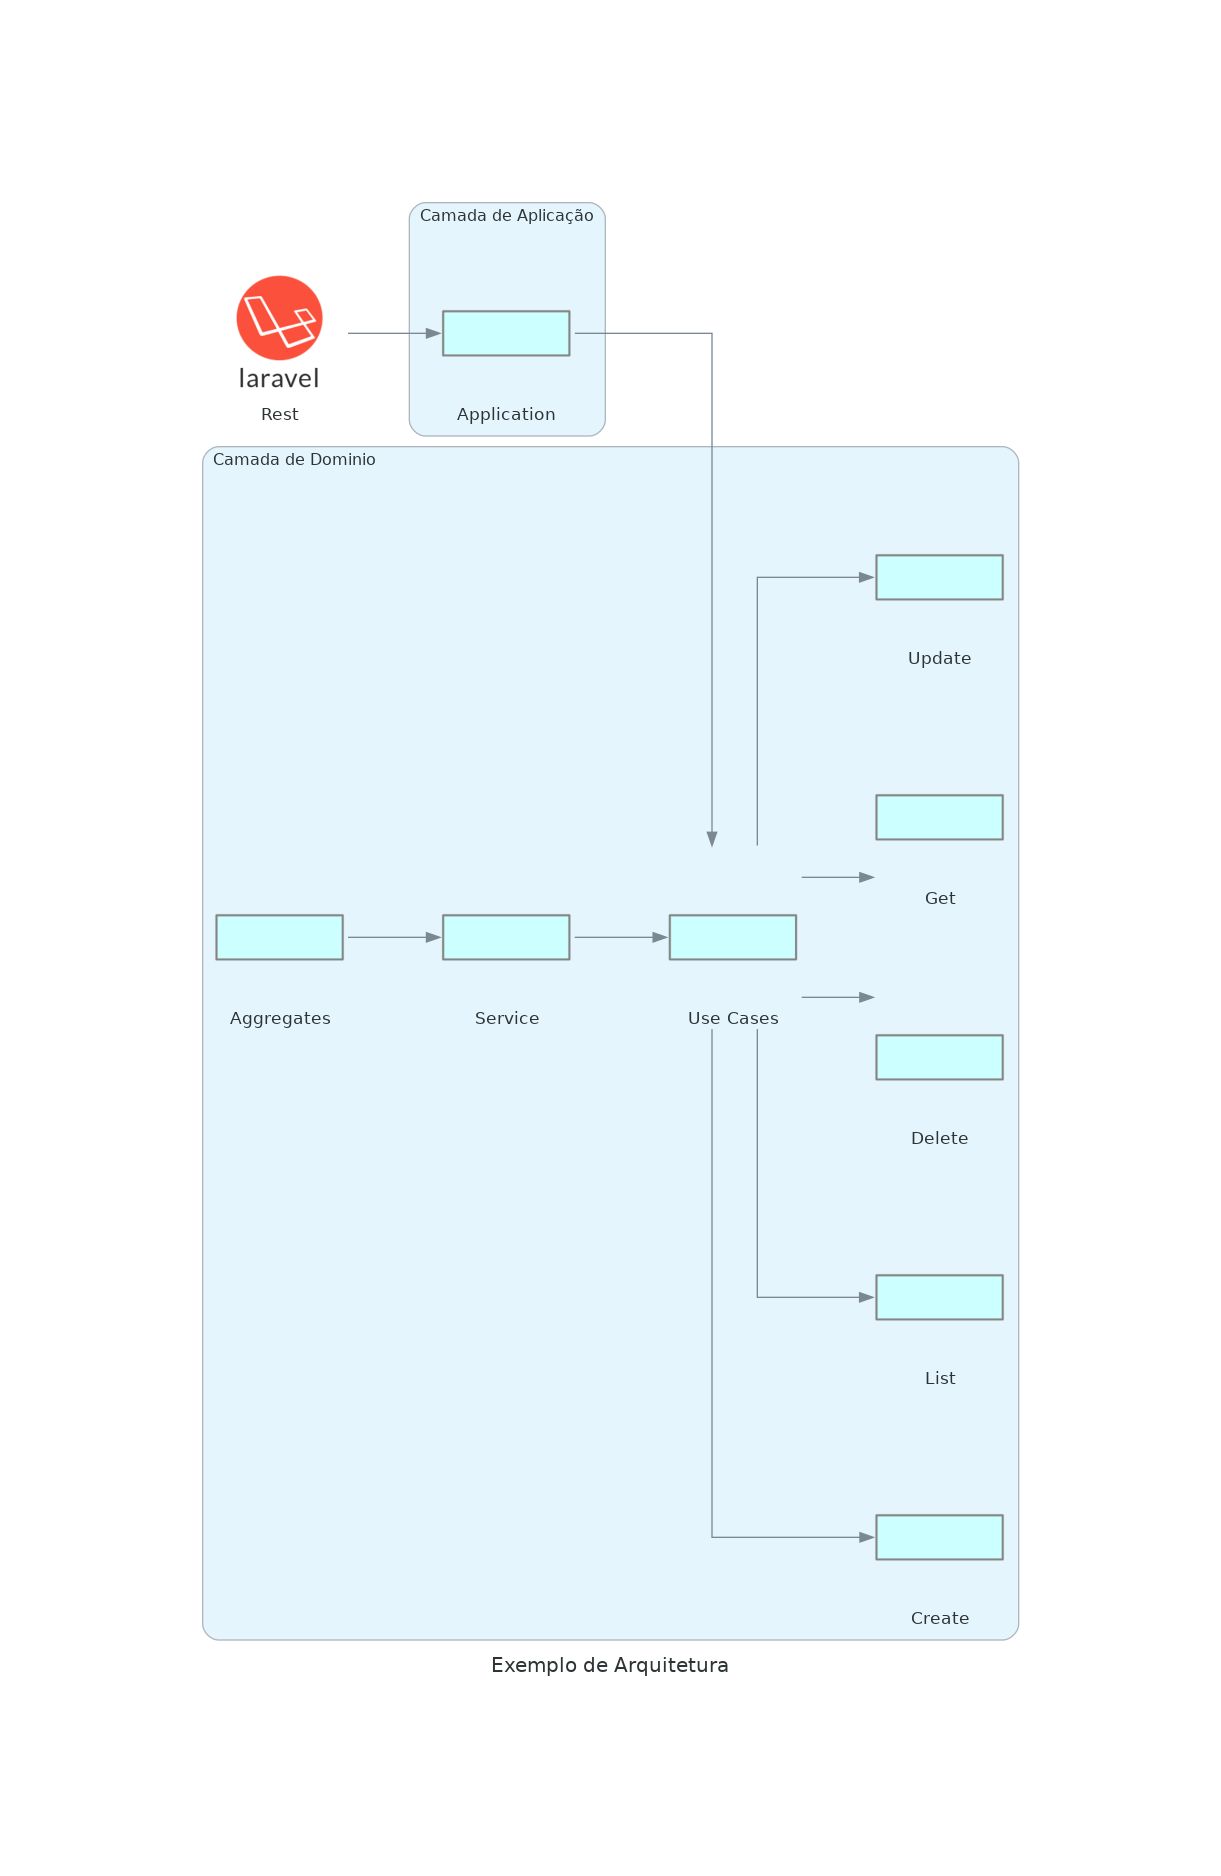

Source code (Python):
from diagrams import Diagram, Cluster
from diagrams.programming.framework import Laravel
from diagrams.programming.flowchart import Action

with Diagram("Exemplo de Arquitetura"):
    laravel = Laravel("Rest")


    with Cluster("Camada de Aplicação"):
        application = Action("Application")
        


        laravel >> application

    with Cluster("Camada de Dominio"):
        useCases = Action("Use Cases")
        create = Action("Create")
        list = Action("List")
        delete = Action("Delete")
        get = Action("Get")
        update = Action("Update")
        service = Action("Service")
        aggregates = Action("Aggregates")

        application >> useCases
        useCases >> create
        useCases >> list
        useCases >> delete
        useCases >> get
        useCases >> update

        aggregates >> service >> useCases
